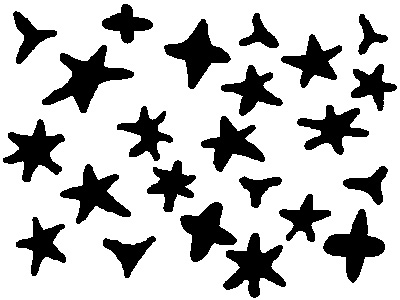
%> input picture morfologia/binstars.bmp, 400 x 300 px
$ octave --eval "tema4;"   (GNU Octave 9; MATLAB toolbox functions it lacks are replaced by stand-ins)
%> lines starting %> are read from the running program, lines starting %| are printed output that depends on the picture; in (x1, y1, x2, y2) boxes, pixels count from 0 and x2, y2 are one past the last pixel; in counts of white or black regions, pixels touching at a corner belong together; the program's own positions count from 1
function tema4
I = im2bw( imread('binstars.bmp') );
%> I: size 300x400 logical; 75.4% white; 23 black regions, largest, box (x1, y1, x2, y2) and area: (42, 45, 134, 113) 2260, (223, 233, 286, 298) 1920, (323, 209, 385, 283) 1901

Ic = ~I;
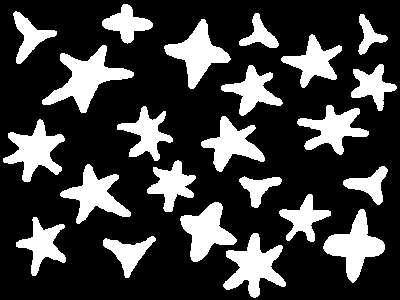
%> Ic: size 300x400 logical; 24.6% white; 23 white regions, largest, box (x1, y1, x2, y2) and area: (42, 45, 134, 113) 2260, (223, 233, 286, 298) 1920, (323, 209, 385, 283) 1901
[L, num ] = bwlabel(Ic,4);
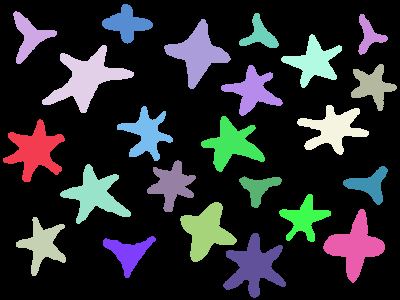
%> L: size 300x400 double; 24 distinct labels, from 0 to 23; one colour per label, 0 black
%> num = 23
Radio = 10;

IM6P = 0 * Ic ;
%> IM6P: size 300x400 double; every value is 0
IM4P = IM6P ;
IM5P = IM6P ;
IM3P = IM6P ;


for i=1:num
    [f,c ] = find(L==i);

    min_max_f  = min(f):max(f);
    min_max_c = min(c):max(c);
    EstrellaOrig = Ic( min_max_f  ,min_max_c );


    ESTR_HM  = bwmorph(EstrellaOrig,'thin',Inf);

    RE = ESTR_HM(Radio:end-Radio, Radio:end-Radio);

    CANTPUNTAS = (sum(sum(endpoints( RE ))));

    if CANTPUNTAS == 3
        IM3P(min_max_f ,min_max_c) = EstrellaOrig;
    end
    if CANTPUNTAS == 6
        IM6P(min_max_f ,min_max_c) = EstrellaOrig;

    end
    if CANTPUNTAS == 5
        IM5P(min_max_f ,min_max_c) = EstrellaOrig;
    end
    if CANTPUNTAS == 4
        IM4P(min_max_f ,min_max_c) = EstrellaOrig;
    end

end
%> this loop made 1 pass
%> pass 1, in tema4, `EstrellaOrig = Ic( min_max_f  ,min_max_c );`:
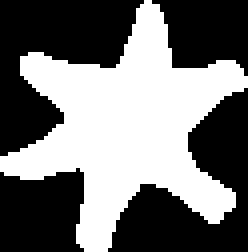
%> EstrellaOrig: size 63x62 logical (shown 4 times larger); 45.2% white; 1 white region, box (x1, y1, x2, y2) and area: (0, 0, 62, 63) 1766
%> pass 1, in tema4, `ESTR_HM  = bwmorph(EstrellaOrig,'thin',Inf);`:
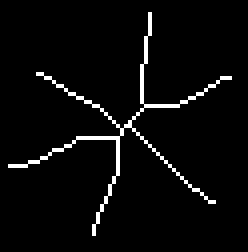
%> ESTR_HM: size 63x62 logical (shown 4 times larger); 3.8% white in thin lines or dots, all inside (x1, y1, x2, y2) = (2, 3, 58, 59)
%> pass 1, in tema4, `RE = ESTR_HM(Radio:end-Radio, Radio:end-Radio);`:
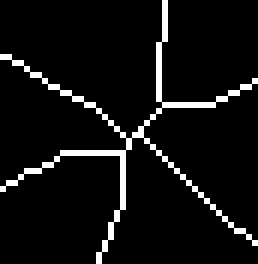
%> RE: size 44x43 logical (shown 6 times larger); 6.3% white in thin lines or dots

IM6P = ~IM6P;
IM4P = ~IM4P ;
IM5P = ~IM5P ;
IM3P = ~IM3P ;

imshow(IM3P);figure; imshow(IM4P);figure;imshow(IM5P);figure ;imshow(IM6P);

end
%> (the run ends here)

$ run again, with morfologia/binquad4.bmp copied over morfologia/binstars.bmp
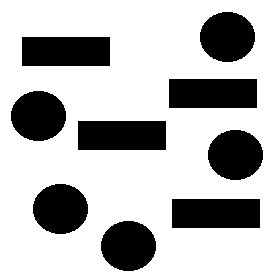
%> input picture morfologia/binquad4.bmp, 280 x 280 px
%> I: size 280x280 logical; 73.2% white; 9 black regions, largest, box (x1, y1, x2, y2) and area: (22, 37, 110, 66) 2552, (169, 79, 257, 108) 2552, (78, 121, 166, 150) 2552
%> in tema4, `[L, num ] = bwlabel(Ic,4);`:
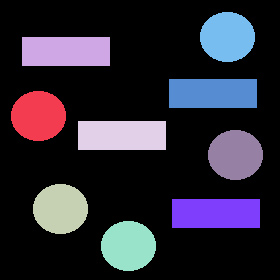
%> L: size 280x280 double; 10 distinct labels, from 0 to 9; one colour per label, 0 black
%> num = 9
%> IM6P: size 280x280 double; every value is 0
%> the loop in tema4, `for i=1:num` made 1 pass
%> pass 1, in tema4, `RE = ESTR_HM(Radio:end-Radio, Radio:end-Radio);`:
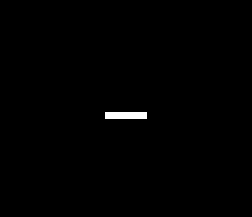
%> RE: size 31x36 logical (shown 7 times larger); 0.54% white in thin lines or dots, all inside (x1, y1, x2, y2) = (15, 16, 21, 17)
